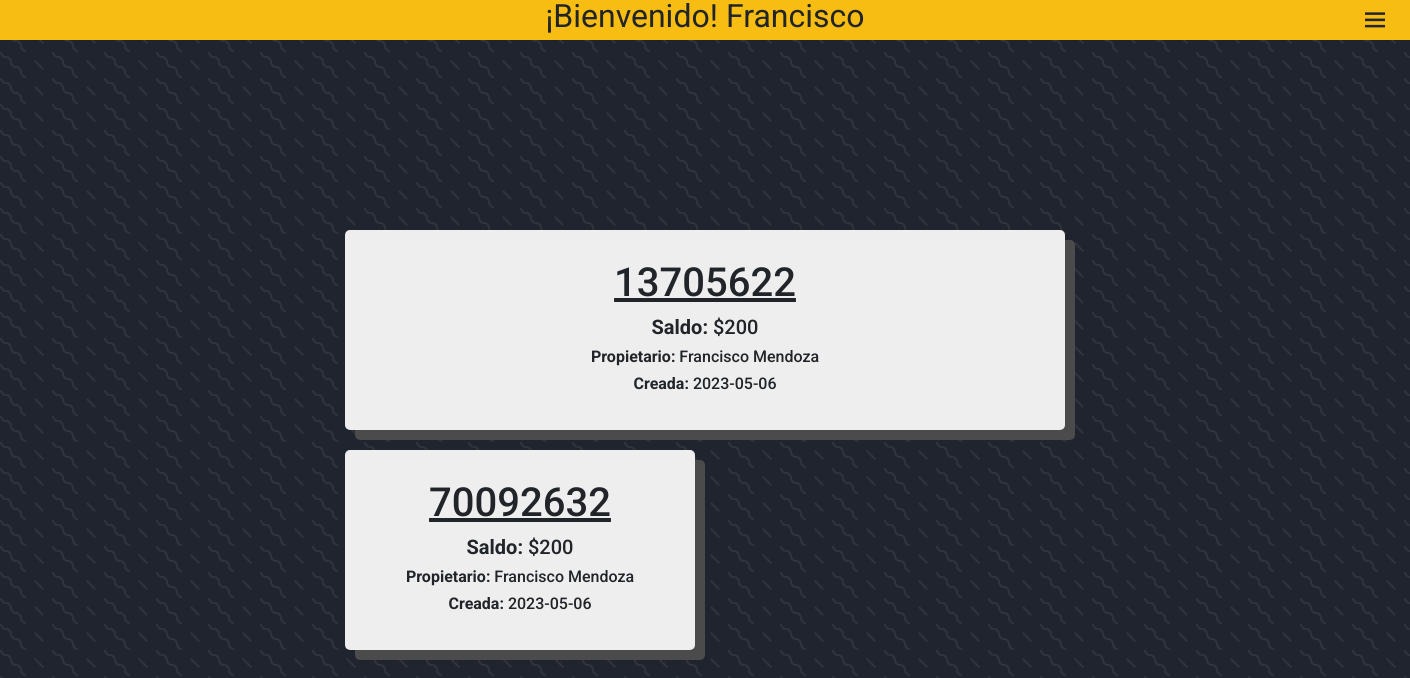
The app's page /Vista/index.php (signed in) with its own data.
### tables this page shows
CREATE TABLE IF NOT EXISTS `cuentabanc` (
  `id` int NOT NULL AUTO_INCREMENT,
  `numerocuenta` varchar(20) NOT NULL,
  `nombre` varchar(50) NOT NULL,
  `apellido` varchar(50) NOT NULL,
  `correo` varchar(50) NOT NULL,
  `saldo` double NOT NULL,
  `idCliente` int NOT NULL,
  `fechaCrea` date NOT NULL,
  PRIMARY KEY (`id`)
);

### Vista/index.php (the view, shortened to what this page needs)
<?php
    $usuario =  $_SESSION['idCliente'];
?>
<?php
    include_once ("../Modelo/Conexion.php");
    $consulta = "SELECT numerocuenta, nombre, apellido, saldo, fechaCrea  FROM cuentabanc WHERE idCliente = :idCliente";
    $stmt = $db->prepare($consulta);
    $stmt->execute([':idCliente' => $usuario]);
    $resultados = $stmt->fetchAll(PDO::FETCH_ASSOC);
?>
<!DOCTYPE html>
<html lang="es">
<head>
    <link href="https://cdn.jsdelivr.net/npm/bootstrap@5.0.2/dist/css/bootstrap.min.css" rel="stylesheet">
    <link href='https://unpkg.com/boxicons@2.1.4/css/boxicons.min.css' rel='stylesheet'>
    <link rel="stylesheet" href="css/index.css">
</head>
<body>
    <header>
        <h2>¡Bienvenido! <?php foreach($resultados as $fila){echo $fila['nombre']; break;} ?></h2>
        <i class='bx bx-menu' id="mostrar"></i>
    </header>
    <main>
        <?php
            foreach ($resultados as $fila):
        ?>
            <div class="account" >
                <h1><?php echo $numerocuenta = $fila['numerocuenta']; ?></h1>
                <h5><strong>Saldo: </strong>$<?php echo $fila['saldo']; ?></h5>
                <h6><strong>Propietario: </strong><?php echo $fila['nombre']; ?> <?php echo $fila['apellido']; ?></h6>
                <h6><strong>Creada:</strong>  <?php echo $fila['fechaCrea']; ?>
            </div>
        <?php endforeach; ?>
    </main>
</body>
</html>

### Vista/css/index.css (style rules this page uses)
* { padding: 0; margin:0; box-sizing: border-box; font-family: 'Roboto', sans-serif; user-select: none; }
:root { --text-color: #FFFFFF; --principal-color: #F7BD12; --principal-color-shadow: #DAA402; --font: #20242E; --icon-shadow: #414141; --card-shadow: #4b4b4b; --link-color: #000000; --card-color: #EEEEEE; }
body { width: 100%; height: 100vh; background: var(--font); overflow: hidden; }
header { width: 100%; height: 40px; background: var(--principal-color); position: relative; padding: 20px; display: flex; justify-content: center; align-items: center; }
h2 { font-weight: normal; }
.bx-menu { font-size: 30px; position: absolute; right: 20px; cursor: pointer; transition: 0.4s; }
main { width: 100%; height: 100%; display: grid; grid-template-columns: 1fr 350px 350px 1fr; grid-template-rows: 1fr 200px 200px 1fr; gap: 20px; }
.account { border-radius: 5px; background: var(--card-color); box-shadow: var(--card-shadow) 10px 10px ; transition: 0.4s; overflow: hidden; position: relative; display: flex; justify-content: center; align-items: center; flex-direction: column; }
.account h1 { text-decoration: underline; }
.account:nth-child(1) { grid-column: 2/4; grid-row: 2/3; }
.account:nth-child(2) { grid-column: 2/3; grid-row: 3/4; }

### records on screen
cuentabanc: numerocuenta "13705622", saldo "200", nombre "Francisco", apellido "Mendoza", fechaCrea "2023-05-06"
cuentabanc: numerocuenta "70092632", saldo "200", nombre "Francisco", apellido "Mendoza", fechaCrea "2023-05-06"
